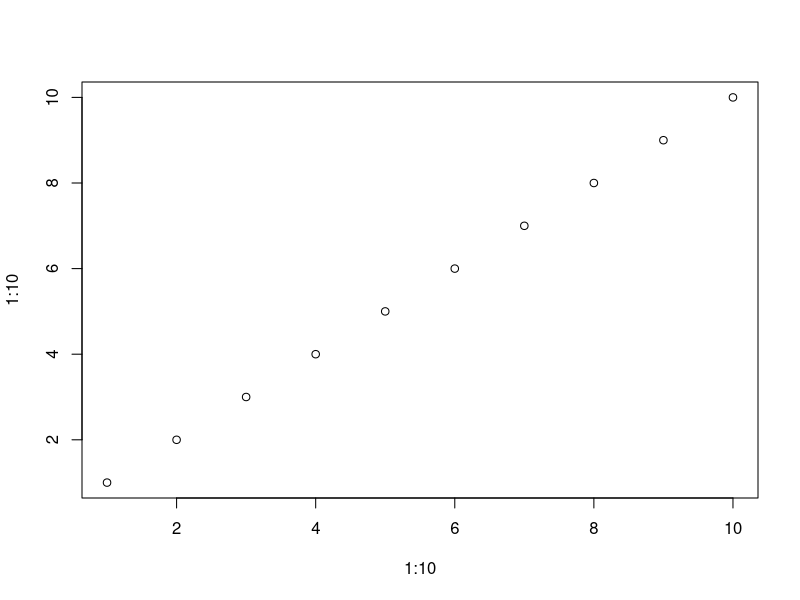
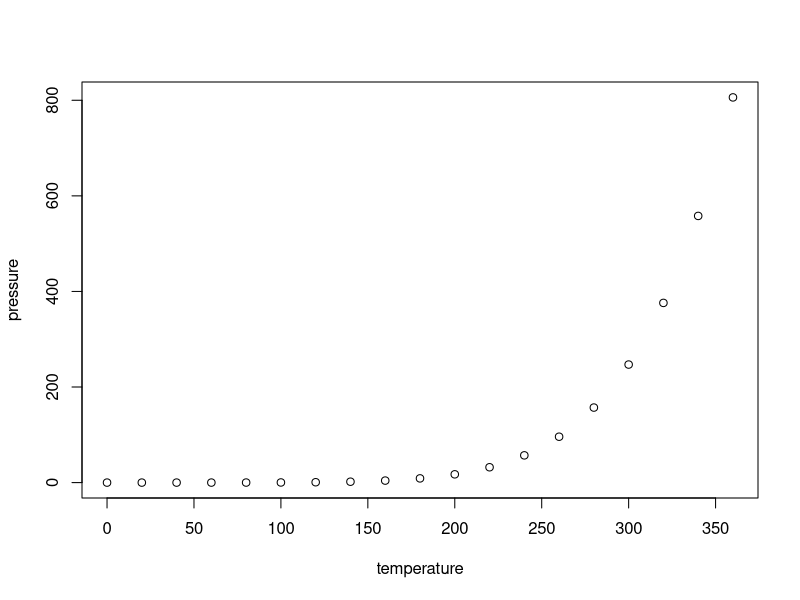

Reproduce these figures in R, in order.
## ---- chunk 1
knitr::opts_chunk$set(echo = TRUE)
## ---- chunk 2
1+1
2+2
log(10)
## ---- chunk 3
plot(1:10,1:10)
## ---- chunk 4

## ---- chunk 5
#install.packages("tinytex")
#tinytex::install_tinytex()
## ---- chunk 6
plot(pressure)
